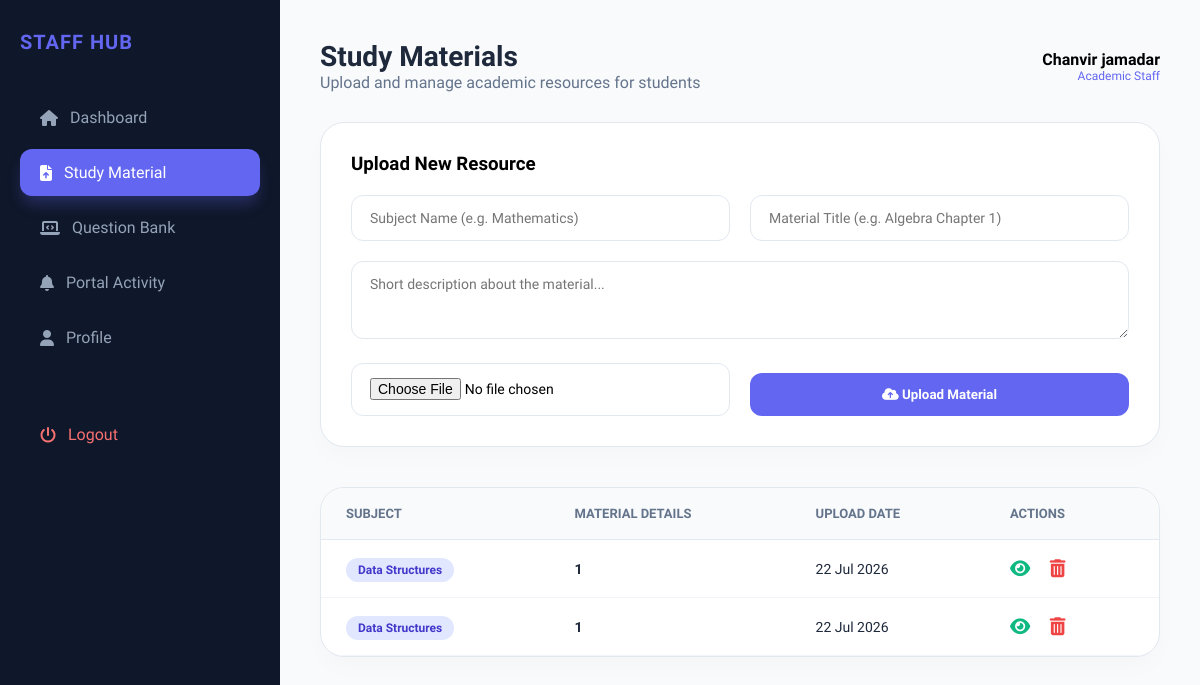
Page /staff_studymaterial.php (signed in) on the committed database.
### tables this page shows
CREATE TABLE `study_materials` (
  `id` int(11) NOT NULL,
  `subject` varchar(100) NOT NULL,
  `title` varchar(200) NOT NULL,
  `description` text DEFAULT NULL,
  `file_path` varchar(255) NOT NULL,
  `uploaded_by` varchar(100) NOT NULL,
  `upload_date` timestamp NOT NULL DEFAULT current_timestamp()
);

### staff_studymaterial.php (the view, shortened to what this page needs)
<?php
include("db.php");
$staffName = $_SESSION['staff_name'];
?>
<!DOCTYPE html>
<html lang="en">
<head>
    <link rel="stylesheet" href="https://cdnjs.cloudflare.com/ajax/libs/font-awesome/6.5.2/css/all.min.css">
</head>
<body>
    <div class="sidebar">
        <h2>STAFF HUB</h2>
        <ul>
            <li><a href="staff_dashboard.php"><i class="fa-solid fa-house"></i> <span>Dashboard</span></a></li>
            <li><a href="staff_studymaterial.php" class="active"><i class="fa-solid fa-file-arrow-up"></i> <span>Study Material</span></a></li>
            <li><a href="staff_questionbank.php"><i class="fa-solid fa-laptop-code"></i> <span>Question Bank</span></a></li>
            <li><a href="Staff_alert.php"><i class="fa-solid fa-bell"></i> <span>Portal Activity</span></a></li>
            <li><a href="staff_profile.php"><i class="fa-solid fa-user"></i> <span>Profile</span></a></li>
            <li><a href="staff_logout.php" style="margin-top: 50px; color: #f87171;"><i class="fa-solid fa-power-off"></i> <span>Logout</span></a></li>
        </ul>
    </div>
    <div class="main-content">
        <div class="header">
            <div>
                <h1>Study Materials</h1>
                <p style="color: var(--text-light);">Upload and manage academic resources for students</p>
            </div>
            <div style="text-align: right;">
                <p style="font-weight: 700;"><?php echo $staffName; ?></p>
                <p style="font-size: 12px; color: var(--primary);">Academic Staff</p>
            </div>
        </div>
        <div class="form-card">
            <h3 style="margin-bottom: 20px;">Upload New Resource</h3>
            <form method="post" enctype="multipart/form-data">
                <div class="form-grid">
                    <input type="text" name="subject" placeholder="Subject Name (e.g. Mathematics)" required>
                    <input type="text" name="title" placeholder="Material Title (e.g. Algebra Chapter 1)" required>
                    <div class="full-row">
                        <textarea name="description" placeholder="Short description about the material..." rows="3"></textarea>
                    </div>
                    <input type="file" name="file" required>
                    <button name="upload" class="btn-upload">
                        <i class="fa-solid fa-cloud-arrow-up"></i> Upload Material
                    </button>
                </div>
            </form>
        </div>
        <div class="table-card">
            <table>
                <thead>
                    <tr>
                        <th>Subject</th>
                        <th>Material Details</th>
                        <th>Upload Date</th>
                        <th>Actions</th>
                    </tr>
                </thead>
                <tbody>
                    <?php
                    $result = $conn->query("SELECT * FROM study_materials ORDER BY id DESC");
                    if($result->num_rows > 0):
                        while($row = $result->fetch_assoc()):
                    ?>
                    <tr>
                        <td><span class="badge bg-subject"><?= $row['subject']; ?></span></td>
                        <td>
                            <strong><?= $row['title']; ?></strong><br>
                        </td>
                        <td><?= date('d M Y', strtotime($row['upload_date'])); ?></td>
                        <td class="action-btns">
                            <a href="uploads/<?= $row['file_name']; ?>" target="_blank" class="btn-view" title="View File">
                                <i class="fa-solid fa-eye"></i>
                            </a>
                            <a href="?delete=<?= $row['id']; ?>" onclick="return confirm('Delete this file?')" class="btn-del" title="Delete">
                                <i class="fa-solid fa-trash-can"></i>
                            </a>
                        </td>
                    </tr>
                    <?php endwhile; endif; ?>
                </tbody>
            </table>
        </div>
    </div>
</body>
</html>

### staff_studymaterial.php (style rules this page uses)
:root { --primary: #6366f1; --sidebar: #0f172a; --bg: #f8fafc; --white: #ffffff; --text-dark: #1e293b; --text-light: #64748b; }
* { margin: 0; padding: 0; box-sizing: border-box; font-family: 'Plus Jakarta Sans', sans-serif; }
body { background: var(--bg); display: flex; min-height: 100vh; }
.sidebar { width: 280px; background: var(--sidebar); padding: 30px 20px; position: fixed; height: 100vh; color: white; z-index: 100; }
.sidebar h2 { font-size: 20px; margin-bottom: 40px; color: var(--primary); font-weight: 800; letter-spacing: 1px; }
.sidebar ul { list-style: none; }
.sidebar a { display: flex; align-items: center; gap: 12px; text-decoration: none; color: #94a3b8; padding: 14px 20px; border-radius: 12px; transition: 0.3s; margin-bottom: 8px; }
.sidebar a:hover, .sidebar a.active { background: rgba(255,255,255,0.1); color: #fff; }
.sidebar a.active { background: var(--primary); box-shadow: 0 10px 15px -3px rgba(99, 102, 241, 0.3); }
.main-content { margin-left: 280px; flex: 1; padding: 40px; }
.header { display: flex; justify-content: space-between; align-items: center; margin-bottom: 30px; }
.header h1 { font-size: 28px; color: var(--text-dark); }
.form-card { background: var(--white); padding: 30px; border-radius: 24px; box-shadow: 0 10px 25px rgba(0,0,0,0.02); margin-bottom: 40px; border: 1px solid #e2e8f0; }
.form-grid { display: grid; grid-template-columns: repeat(2, 1fr); gap: 20px; }
.full-row { grid-column: span 2; }
input, textarea { width: 100%; padding: 14px 18px; border-radius: 12px; border: 1px solid #e2e8f0; font-size: 14px; outline: none; transition: 0.3s; }
.btn-upload { background: var(--primary); color: white; border: none; padding: 14px 30px; border-radius: 12px; font-weight: 700; cursor: pointer; transition: 0.3s; margin-top: 10px; }
.table-card { background: var(--white); border-radius: 24px; overflow: hidden; box-shadow: 0 10px 25px rgba(0,0,0,0.02); border: 1px solid #e2e8f0; }
table { width: 100%; border-collapse: collapse; }
th { background: #f8fafc; color: var(--text-light); font-weight: 600; text-align: left; padding: 18px 25px; font-size: 13px; text-transform: uppercase; border-bottom: 1px solid #e2e8f0; }
td { padding: 18px 25px; color: var(--text-dark); font-size: 14px; border-bottom: 1px solid #f1f5f9; }
.badge { padding: 5px 12px; border-radius: 20px; font-size: 12px; font-weight: 600; }
.bg-subject { background: #e0e7ff; color: #4338ca; }
.action-btns a { text-decoration: none; font-size: 18px; margin-right: 15px; transition: 0.3s; }
.btn-view { color: #10b981; }
.btn-del { color: #ef4444; }

### rows in the picture
study_materials: subject "Data Structures", title "1", upload_date "22 Jul 2026"
study_materials: subject "Data Structures", title "1", upload_date "22 Jul 2026"

### other values in the picture
$staffName "Chanvir jamadar"
